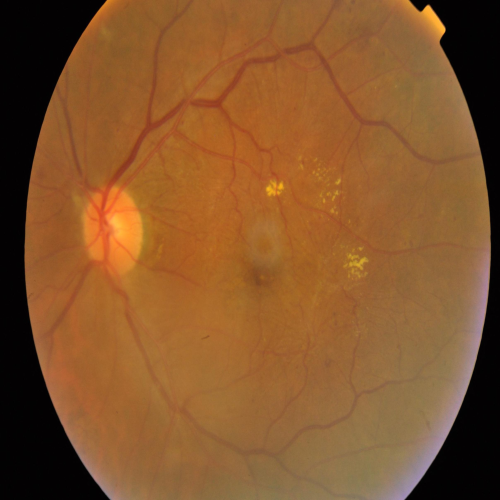
#> input picture data/gradcam_compare/image_2 (1).png, 1000 x 1000 px (shown at 1/2 size)
$ python -i enhance.py   (imports and definitions only)
#> lines starting #> are read from the running program, lines starting #| are printed output that depends on the picture; after the words box and inside, x2 and y2 are one past the last pixel; in counts of white or black regions, pixels touching at a corner belong together
### core/iqa/fov.py
"""
FOV (field of view) mask extraction for fundus images.

The retinal disc sits inside a black surround. Almost every quality metric is
meaningless unless it is computed inside that disc only -- the black border
drags means and variances toward zero and makes every image look the same.

This module is used by:
  - core/iqa/quality.py   (all scores are masked)
  - core/xai/  (Anshika)  -- CAM off-retina guard
"""

import cv2
import numpy as np


def extract_fov(bgr, erode_frac=0.05):
    """
    Extract the circular retinal field of view.

    Args:
        bgr: HxWx3 uint8 BGR image
        erode_frac: shrink the mask by this fraction of its radius, so that
                    boundary pixels (which are dim and noisy) are excluded

    Returns:
        mask:   HxW uint8, 255 inside the retina, 0 outside
        info:   dict with coverage, centre offset and radius
    """
    h, w = bgr.shape[:2]
    gray = cv2.cvtColor(bgr, cv2.COLOR_BGR2GRAY)

    # Otsu on a blurred copy is robust to noise and to varying exposure.
    blur = cv2.GaussianBlur(gray, (0, 0), 5)
    _, binary = cv2.threshold(blur, 0, 255, cv2.THRESH_BINARY + cv2.THRESH_OTSU)

    # Otsu can pick a very low threshold on dark images and grab the surround.
    # Guard with a floor: retina pixels are brighter than near-black.
    binary[gray < 10] = 0

    # Close small holes (bright lesions / dark vessels near the edge).
    kernel = cv2.getStructuringElement(cv2.MORPH_ELLIPSE, (15, 15))
    binary = cv2.morphologyEx(binary, cv2.MORPH_CLOSE, kernel)

    # Largest connected component = the retinal disc.
    n_labels, labels, stats, centroids = cv2.connectedComponentsWithStats(binary, 8)
    if n_labels <= 1:
        # Nothing found -- fall back to the whole frame so the pipeline
        # degrades instead of crashing.
        mask = np.full((h, w), 255, np.uint8)
        return mask, _fov_info(mask, (w / 2, h / 2), min(h, w) / 2, w, h)

    largest = 1 + int(np.argmax(stats[1:, cv2.CC_STAT_AREA]))
    mask = np.where(labels == largest, 255, 0).astype(np.uint8)

    # Fill interior holes.
    contours, _ = cv2.findContours(mask, cv2.RETR_EXTERNAL, cv2.CHAIN_APPROX_SIMPLE)
    mask = np.zeros((h, w), np.uint8)
    cv2.drawContours(mask, contours, -1, 255, thickness=cv2.FILLED)

    (cx, cy), radius = cv2.minEnclosingCircle(contours[0])

    # Erode so we never include the dim boundary ring.
    if erode_frac > 0:
        r_erode = max(1, int(radius * erode_frac))
        ek = cv2.getStructuringElement(cv2.MORPH_ELLIPSE, (2 * r_erode + 1,) * 2)
        mask = cv2.erode(mask, ek)

    return mask, _fov_info(mask, (cx, cy), radius, w, h)


def _fov_info(mask, centre, radius, w, h):
    area = float((mask > 0).sum())
    cx, cy = centre
    # Expected area if the disc were fully inside the frame.
    expected = np.pi * (min(w, h) / 2.0) ** 2
    offset = np.hypot(cx - w / 2.0, cy - h / 2.0) / (min(w, h) / 2.0)
    return {
        "area_px": area,
        "coverage": float(np.clip(area / max(expected, 1.0), 0.0, 1.0)),
        "centre": (float(cx), float(cy)),
        "radius": float(radius),
        "centre_offset": float(np.clip(offset, 0.0, 1.0)),
    }


# [5 lines left out: function apply_fov, not called in this run]

### core/iqa/enhance.py
"""
Image enhancement for fundus images.

CRITICAL: this exact function is used in BOTH
  (a) Kanchan's model training preprocessing, and
  (b) live inference in the app.

If the two ever diverge, model accuracy silently collapses at inference time
and it takes days to diagnose. Freeze the behaviour of enhance() once Kanchan
starts training. If you must change it, tell him so he can retrain.
"""

import cv2
import numpy as np

from .fov import extract_fov

WORK_MAX_DIM = 1024   # everything downstream runs at this resolution or less


def resize_for_processing(bgr, max_dim=WORK_MAX_DIM):
    """Cap the long edge. Raw fundus images are ~4288x2848; scoring and
    enhancing at that size takes ~28 s, which blows the 1.5 s budget.
    At 1024 it is ~0.5 s and no quality signal is lost."""
    h, w = bgr.shape[:2]
    if max(h, w) <= max_dim:
        return bgr
    scale = max_dim / max(h, w)
    return cv2.resize(bgr, (int(w * scale), int(h * scale)),
                      interpolation=cv2.INTER_AREA)


def enhance(bgr, quality=None, clip_limit=2.5, tile_grid=(8, 8),
            correct_illumination=True, max_dim=WORK_MAX_DIM):
    """
    Enhance a fundus image for grading and lesion visibility.

    Args:
        bgr:     HxWx3 uint8 BGR image
        quality: optional quality block; if verdict is RETAKE this is a no-op
        clip_limit / tile_grid: CLAHE parameters
        correct_illumination: remove large-scale vignetting before CLAHE
        max_dim: working resolution cap (see resize_for_processing)

    Returns:
        HxWx3 uint8 BGR image, resized to at most max_dim on the long edge.

    Idempotent in spirit: running it twice degrades the image, so run it once.
    """
    if quality is not None and quality.get("verdict") == "RETAKE":
        return bgr

    out = resize_for_processing(bgr, max_dim)
    mask, _ = extract_fov(out)

    if correct_illumination:
        out = _remove_vignette(out, mask)

    # CLAHE on the green channel: retinal vessels, haemorrhages and
    # microaneurysms have the strongest contrast there.
    b, g, r = cv2.split(out)
    clahe = cv2.createCLAHE(clipLimit=clip_limit, tileGridSize=tile_grid)
    g = clahe.apply(g)
    out = cv2.merge([b, g, r])

    # Never let enhancement invent structure outside the retina.
    out = cv2.bitwise_and(out, out, mask=mask)
    return out


def _remove_vignette(bgr, mask, ksize_frac=0.1):
    """
    Estimate the slow illumination gradient with a large Gaussian and divide
    it out. Fixes the dark-corner effect typical of handheld fundus cameras.
    """
    h, w = bgr.shape[:2]
    k = int(max(h, w) * ksize_frac) | 1  # force odd
    background = cv2.GaussianBlur(bgr, (k, k), 0).astype(np.float32) + 1.0
    mean_bg = float(background[mask > 0].mean()) if (mask > 0).any() else 128.0
    corrected = bgr.astype(np.float32) / background * mean_bg
    return np.clip(corrected, 0, 255).astype(np.uint8)


def enhancement_names(clip_limit=2.5, correct_illumination=True):
    """Names of the operations applied, for the `enhancement_applied` field."""
    names = []
    if correct_illumination:
        names.append("VIGNETTE_CORRECTION")
    names.append(f"CLAHE_GREEN_{clip_limit}")
    return names

>>> import cv2
>>> picture = cv2.imread('../../data/gradcam_compare/image_2 (1).png')
#> picture is the input picture: shape (1000, 1000, 3); mean B, G, R 43.7, 85, 132.1
>>> result = enhance(picture)
#> in extract_fov, `_, binary = cv2.threshold(blur, 0, 255, cv2.THRESH_BINARY + cv2.THRESH..`:
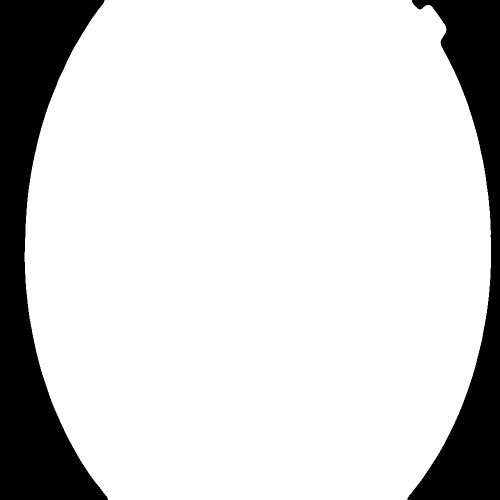
#> binary: shape (1000, 1000) (shown at 1/2 size); 83.3% white; 2 black regions, box (x1, y1, x2, y2) and area: (0, 0, 216, 1000) 100238, (815, 0, 1000, 1000) 66467
#> in extract_fov, `binary[gray < 10] = 0`: binary: shape (1000, 1000); 83.3% white; 2 black regions, box (x1, y1, x2, y2) and area: (0, 0, 219, 1000) 100255, (811, 0, 1000, 1000) 66738
#> in extract_fov, `binary = cv2.morphologyEx(binary, cv2.MORPH_CLOSE, kernel)`: binary: shape (1000, 1000); 83.3% white; 2 black regions, box (x1, y1, x2, y2) and area: (0, 0, 216, 1000) 100245, (814, 0, 1000, 1000) 66704
#> in extract_fov, `n_labels, labels, stats, centroids = cv2.connectedComponentsWithStats(..`: labels: shape (1000, 1000) int32; values 0 (black) and 1 (white), 83.3% white; 2 black regions
#> in extract_fov, `n_labels, labels, stats, centroids = cv2.connectedComponentsWithStats(..`: n_labels = 2; stats = [[0, 0, 1000, 1000, 166949], [49, 0, 933, 1000, 833051]]; centroids = [[416.5, 510.2], [516.1, 497.4]]
#> in extract_fov, `largest = 1 + int(np.argmax(stats[1:, cv2.CC_STAT_AREA]))`: largest = 1
#> in extract_fov, `contours, _ = cv2.findContours(mask, cv2.RETR_EXTERNAL, cv2.CHAIN_APPR..`: contours = 1 contour; box (x1, y1, x2, y2) and area: (49, 0, 982, 1000) 831430
#> in extract_fov, `(cx, cy), radius = cv2.minEnclosingCircle(contours[0])`: cx = 527.2; cy = 497.6; radius = 590.1
#> in extract_fov, `r_erode = max(1, int(radius * erode_frac))`: r_erode = 29
#> in extract_fov, `ek = cv2.getStructuringElement(cv2.MORPH_ELLIPSE, (2 * r_erode + 1,) *..`: ek: shape (59, 59); values 0 (black) and 1 (white), 77.6% white; 4 black regions, box (x1, y1, x2, y2) and area: (0, 0, 29, 24) 195, (30, 0, 59, 24) 195, (0, 35, 29, 59) 195, (30, 35, 59, 59) 195
#> in extract_fov, `mask = cv2.erode(mask, ek)`:
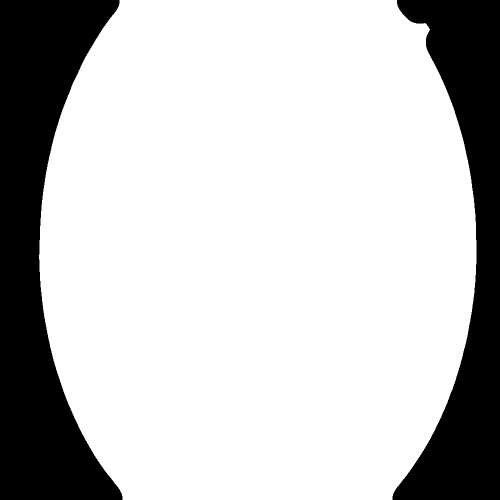
#> mask: shape (1000, 1000) (shown at 1/2 size); 76.9% white; 2 black regions, box (x1, y1, x2, y2) and area: (0, 0, 245, 1000) 131649, (785, 0, 1000, 1000) 99000
#> in _fov_info, `area = float((mask > 0).sum())`: area = 769351
#> in _remove_vignette, `background = cv2.GaussianBlur(bgr, (k, k), 0).astype(np.float32) + 1.0`:
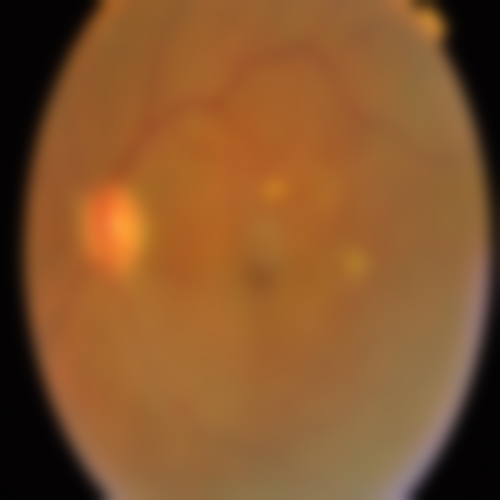
#> background: shape (1000, 1000, 3) float32 (shown at 1/2 size); mean B, G, R 44.8, 85.9, 132.8
#> in _remove_vignette, `mean_bg = float(background[mask > 0].mean()) if (mask > 0).any() else ..`: mean_bg = 104
#> in _remove_vignette, `corrected = bgr.astype(np.float32) / background * mean_bg`:
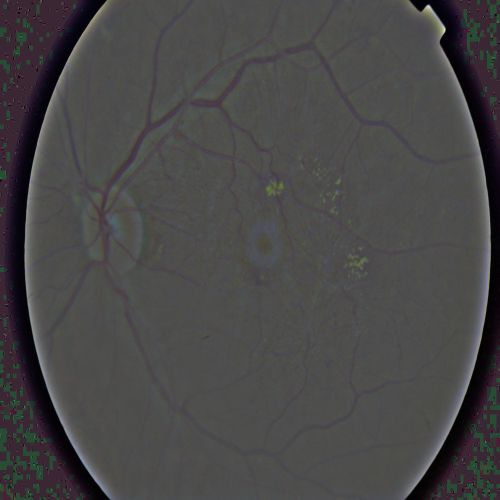
#> corrected: shape (1000, 1000, 3) float32 (shown at 1/2 size); mean B, G, R 95.1, 94.6, 96.3; drawn with min black and max white
#> in enhance, `b, g, r = cv2.split(out)`:
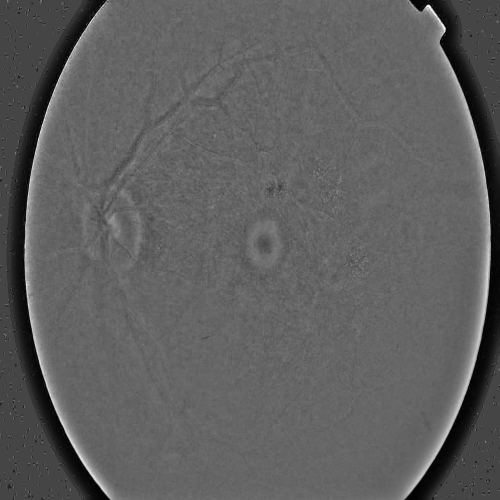
#> b: shape (1000, 1000) (shown at 1/2 size); min 0, max 255, mean 94.5
#> in enhance, `g = clahe.apply(g)`:
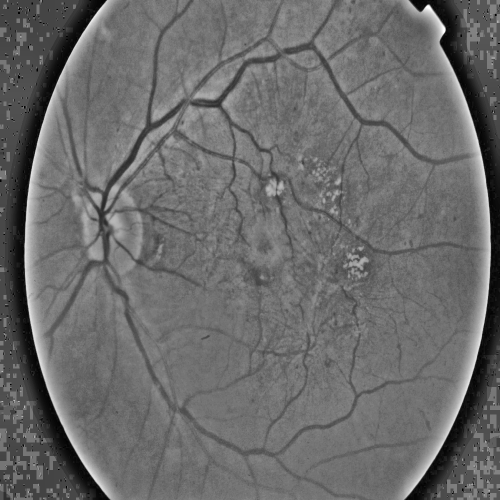
#> g: shape (1000, 1000) (shown at 1/2 size); min 1, max 255, mean 106.8
#> in enhance, `out = cv2.bitwise_and(out, out, mask=mask)`:
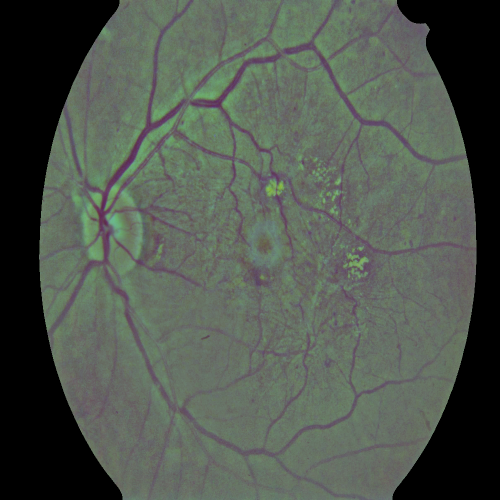
#> out: shape (1000, 1000, 3) (shown at 1/2 size); mean B, G, R 77.9, 86.8, 79.2

$ run again, on data/gradcam_compare/image_2 (10).png
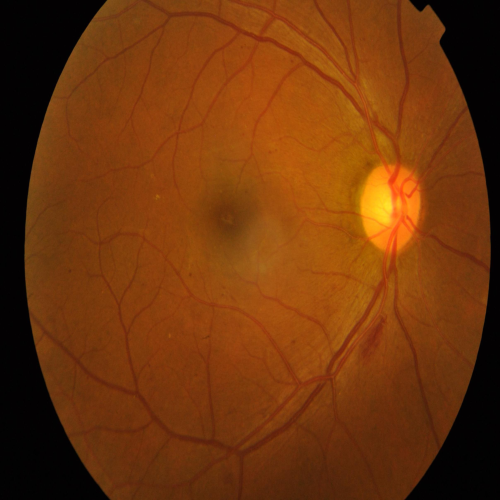
#> input picture data/gradcam_compare/image_2 (10).png, 1000 x 1000 px (shown at 1/2 size)
#> picture is the input picture: shape (1000, 1000, 3); mean B, G, R 11.7, 53.9, 112.3
#> in extract_fov, `_, binary = cv2.threshold(blur, 0, 255, cv2.THRESH_BINARY + cv2.THRESH..`:
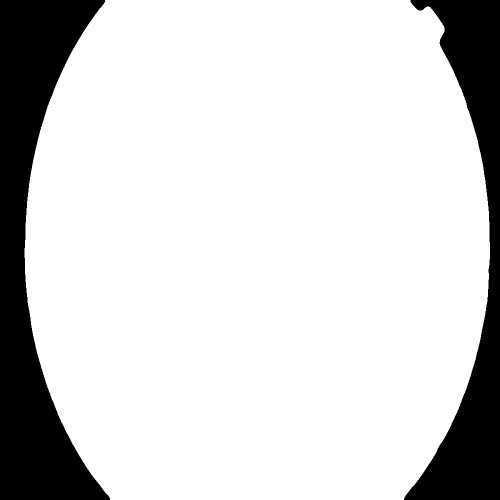
#> binary: shape (1000, 1000) (shown at 1/2 size); 82.9% white; 2 black regions, box (x1, y1, x2, y2) and area: (0, 0, 220, 1000) 101005, (808, 0, 1000, 1000) 69848
#> labels: shape (1000, 1000) int32; values 0 (black) and 1 (white), 82.9% white; 2 black regions
#> n_labels = 2; stats = [[0, 0, 1000, 1000, 170848], [49, 0, 931, 1000, 829152]]; centroids = [[424.4, 513.6], [515, 496.6]]
#> largest = 1
#> contours = 1 contour; box (x1, y1, x2, y2) and area: (49, 0, 980, 1000) 827538
#> cx = 524.7; cy = 496.7; radius = 587.5
#> r_erode = 29
#> ek: shape (59, 59); values 0 (black) and 1 (white), 77.6% white; 4 black regions, box (x1, y1, x2, y2) and area: (0, 0, 29, 24) 195, (30, 0, 59, 24) 195, (0, 35, 29, 59) 195, (30, 35, 59, 59) 195
#> mask: shape (1000, 1000); 76.5% white; 2 black regions, box (x1, y1, x2, y2) and area: (0, 0, 249, 1000) 132486, (779, 0, 1000, 1000) 102101
#> area = 765413
#> mean_bg = 72.62
#> in enhance, `out = cv2.bitwise_and(out, out, mask=mask)`:
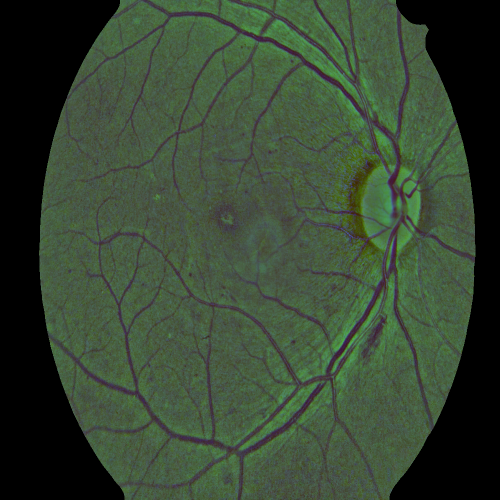
#> out: shape (1000, 1000, 3) (shown at 1/2 size); mean B, G, R 50.9, 70.7, 54.8

$ run again, on data/gradcam_compare/image_2 (11).png
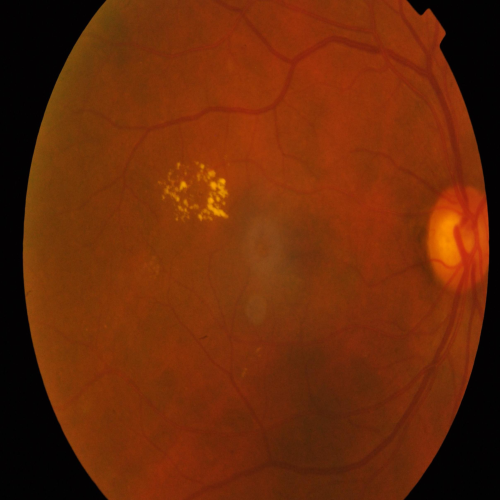
#> input picture data/gradcam_compare/image_2 (11).png, 1000 x 1000 px (shown at 1/2 size)
#> picture is the input picture: shape (1000, 1000, 3); mean B, G, R 8.3, 41.9, 107.7
#> in extract_fov, `_, binary = cv2.threshold(blur, 0, 255, cv2.THRESH_BINARY + cv2.THRESH..`:
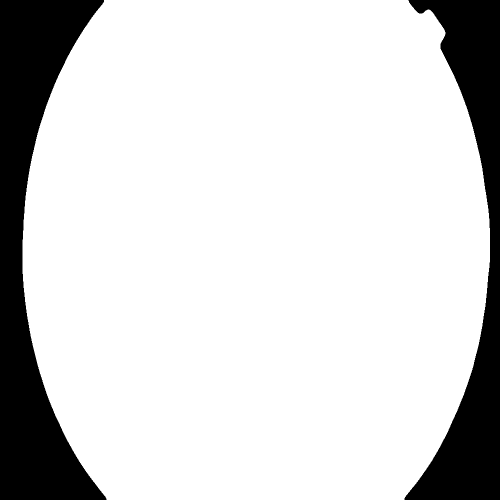
#> binary: shape (1000, 1000) (shown at 1/2 size); 83.3% white; 2 black regions, box (x1, y1, x2, y2) and area: (0, 0, 213, 1000) 96331, (809, 0, 1000, 1000) 71095
#> labels: shape (1000, 1000) int32; values 0 (black) and 1 (white), 83.2% white; 2 black regions
#> n_labels = 2; stats = [[0, 0, 1000, 1000, 167627], [45, 0, 934, 1000, 832373]]; centroids = [[437.5, 509.3], [512, 497.5]]
#> largest = 1
#> contours = 1 contour; box (x1, y1, x2, y2) and area: (45, 0, 979, 1000) 830757
#> cx = 519.5; cy = 498.3; radius = 587.1
#> r_erode = 29
#> ek: shape (59, 59); values 0 (black) and 1 (white), 77.6% white; 4 black regions, box (x1, y1, x2, y2) and area: (0, 0, 29, 24) 195, (30, 0, 59, 24) 195, (0, 35, 29, 59) 195, (30, 35, 59, 59) 195
#> mask: shape (1000, 1000); 76.9% white; 2 black regions, box (x1, y1, x2, y2) and area: (0, 0, 242, 1000) 127892, (780, 0, 1000, 1000) 103455
#> area = 768653
#> mean_bg = 63.51
#> in enhance, `out = cv2.bitwise_and(out, out, mask=mask)`:
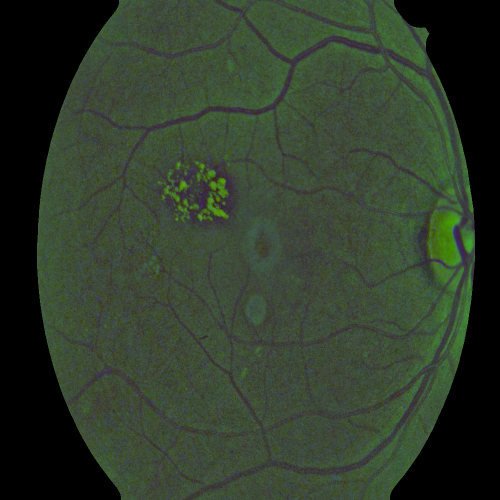
#> out: shape (1000, 1000, 3) (shown at 1/2 size); mean B, G, R 43.5, 60, 48

$ run again, on data/gradcam_compare/image_2 (12).png
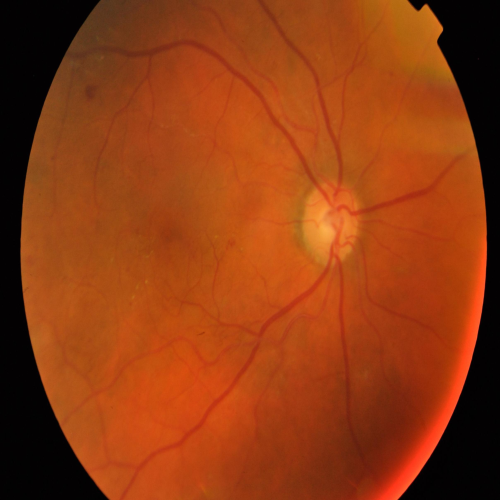
#> input picture data/gradcam_compare/image_2 (12).png, 1000 x 1000 px (shown at 1/2 size)
#> picture is the input picture: shape (1000, 1000, 3); mean B, G, R 17.5, 59.4, 143.9
#> labels: shape (1000, 1000) int32; values 0 (black) and 1 (white), 83.3% white; 2 black regions
#> n_labels = 2; stats = [[0, 0, 1000, 1000, 167250], [40, 0, 935, 1000, 832750]]; centroids = [[455.2, 517.1], [508.4, 496]]
#> largest = 1
#> contours = 1 contour; box (x1, y1, x2, y2) and area: (40, 0, 975, 1000) 831134
#> cx = 521.3; cy = 495.7; radius = 589.6
#> r_erode = 29
#> ek: shape (59, 59); values 0 (black) and 1 (white), 77.6% white; 4 black regions, box (x1, y1, x2, y2) and area: (0, 0, 29, 24) 195, (30, 0, 59, 24) 195, (0, 35, 29, 59) 195, (30, 35, 59, 59) 195
#> mask: shape (1000, 1000); 76.9% white; 2 black regions, box (x1, y1, x2, y2) and area: (0, 0, 243, 1000) 124211, (771, 0, 1000, 1000) 106864
#> area = 768925
#> mean_bg = 88.42
#> in enhance, `out = cv2.bitwise_and(out, out, mask=mask)`:
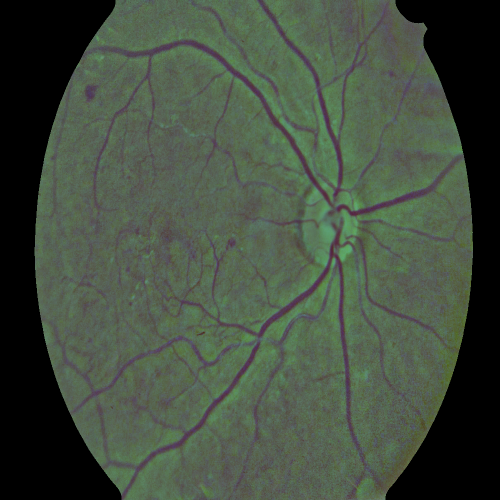
#> out: shape (1000, 1000, 3) (shown at 1/2 size); mean B, G, R 63.9, 78.3, 67.1
